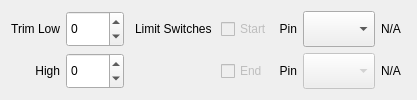
     <widget class="QWidget" name="tabRange">
      <property name="sizePolicy">
       <sizepolicy hsizetype="Minimum" vsizetype="Minimum">
        <horstretch>0</horstretch>
        <verstretch>0</verstretch>
       </sizepolicy>
      </property>
      <attribute name="title">
       <string>Range</string>
      </attribute>
      <layout class="QGridLayout" name="gridLayout_2">
       <item row="0" column="6">
        <widget class="ArduinoPinCombobox" name="comboBoxLimitSwitchStartPin">
         <property name="enabled">
          <bool>true</bool>
         </property>
         <property name="sizePolicy">
          <sizepolicy hsizetype="Minimum" vsizetype="Minimum">
           <horstretch>0</horstretch>
           <verstretch>0</verstretch>
          </sizepolicy>
         </property>
        </widget>
       </item>
       <item row="1" column="5">
        <widget class="QLabel" name="label_7">
         <property name="sizePolicy">
          <sizepolicy hsizetype="Minimum" vsizetype="Minimum">
           <horstretch>0</horstretch>
           <verstretch>0</verstretch>
          </sizepolicy>
         </property>
         <property name="text">
          <string>Pin</string>
         </property>
         <property name="alignment">
          <set>Qt::AlignRight|Qt::AlignTrailing|Qt::AlignVCenter</set>
         </property>
        </widget>
       </item>
       <item row="0" column="2">
        <spacer name="horizontalSpacer_9">
         <property name="sizePolicy">
          <sizepolicy hsizetype="Expanding" vsizetype="Minimum">
           <horstretch>0</horstretch>
           <verstretch>0</verstretch>
          </sizepolicy>
         </property>
         <property name="orientation">
          <enum>Qt::Horizontal</enum>
         </property>
         <property name="sizeType">
          <enum>QSizePolicy::Expanding</enum>
         </property>
         <property name="sizeHint" stdset="0">
          <size>
           <width>5</width>
           <height>5</height>
          </size>
         </property>
        </spacer>
       </item>
       <item row="0" column="4">
        <widget class="QCheckBox" name="checkBoxLimitSwitchStart">
         <property name="enabled">
          <bool>false</bool>
         </property>
         <property name="sizePolicy">
          <sizepolicy hsizetype="Minimum" vsizetype="Minimum">
           <horstretch>0</horstretch>
           <verstretch>0</verstretch>
          </sizepolicy>
         </property>
         <property name="text">
          <string>Start</string>
         </property>
        </widget>
       </item>
       <item row="0" column="3">
        <widget class="QLabel" name="label_17">
         <property name="sizePolicy">
          <sizepolicy hsizetype="Minimum" vsizetype="Minimum">
           <horstretch>0</horstretch>
           <verstretch>0</verstretch>
          </sizepolicy>
         </property>
         <property name="text">
          <string>Limit Switches </string>
         </property>
        </widget>
       </item>
       <item row="0" column="5">
        <widget class="QLabel" name="label_6">
         <property name="sizePolicy">
          <sizepolicy hsizetype="Minimum" vsizetype="Minimum">
           <horstretch>0</horstretch>
           <verstretch>0</verstretch>
          </sizepolicy>
         </property>
         <property name="text">
          <string>Pin</string>
         </property>
         <property name="alignment">
          <set>Qt::AlignRight|Qt::AlignTrailing|Qt::AlignVCenter</set>
         </property>
        </widget>
       </item>
       <item row="0" column="8">
        <spacer name="horizontalSpacer_2">
         <property name="sizePolicy">
          <sizepolicy hsizetype="Expanding" vsizetype="Minimum">
           <horstretch>0</horstretch>
           <verstretch>0</verstretch>
          </sizepolicy>
         </property>
         <property name="orientation">
          <enum>Qt::Horizontal</enum>
         </property>
         <property name="sizeType">
          <enum>QSizePolicy::Expanding</enum>
         </property>
         <property name="sizeHint" stdset="0">
          <size>
           <width>5</width>
           <height>5</height>
          </size>
         </property>
        </spacer>
       </item>
       <item row="0" column="1">
        <widget class="QSpinBox" name="spinBoxLowTrim">
         <property name="sizePolicy">
          <sizepolicy hsizetype="Minimum" vsizetype="Minimum">
           <horstretch>0</horstretch>
           <verstretch>0</verstretch>
          </sizepolicy>
         </property>
         <property name="accelerated">
          <bool>true</bool>
         </property>
         <property name="correctionMode">
          <enum>QAbstractSpinBox::CorrectToNearestValue</enum>
         </property>
         <property name="showGroupSeparator" stdset="0">
          <bool>false</bool>
         </property>
         <property name="suffix">
          <string/>
         </property>
         <property name="minimum">
          <number>-2500</number>
         </property>
         <property name="maximum">
          <number>2500</number>
         </property>
         <property name="singleStep">
          <number>1</number>
         </property>
        </widget>
       </item>
       <item row="1" column="6">
        <widget class="ArduinoPinCombobox" name="comboBoxLimitSwitchEndPin">
         <property name="enabled">
          <bool>false</bool>
         </property>
         <property name="sizePolicy">
          <sizepolicy hsizetype="Minimum" vsizetype="Minimum">
           <horstretch>0</horstretch>
           <verstretch>0</verstretch>
          </sizepolicy>
         </property>
        </widget>
       </item>
       <item row="1" column="1">
        <widget class="QSpinBox" name="spinBoxHighTrim">
         <property name="sizePolicy">
          <sizepolicy hsizetype="Minimum" vsizetype="Minimum">
           <horstretch>0</horstretch>
           <verstretch>0</verstretch>
          </sizepolicy>
         </property>
         <property name="accelerated">
          <bool>true</bool>
         </property>
         <property name="correctionMode">
          <enum>QAbstractSpinBox::CorrectToNearestValue</enum>
         </property>
         <property name="showGroupSeparator" stdset="0">
          <bool>false</bool>
         </property>
         <property name="suffix">
          <string/>
         </property>
         <property name="minimum">
          <number>-2500</number>
         </property>
         <property name="maximum">
          <number>2500</number>
         </property>
         <property name="singleStep">
          <number>1</number>
         </property>
        </widget>
       </item>
       <item row="1" column="0">
        <widget class="QLabel" name="label_9">
         <property name="sizePolicy">
          <sizepolicy hsizetype="Minimum" vsizetype="Minimum">
           <horstretch>0</horstretch>
           <verstretch>0</verstretch>
          </sizepolicy>
         </property>
         <property name="text">
          <string>High</string>
         </property>
         <property name="alignment">
          <set>Qt::AlignRight|Qt::AlignTrailing|Qt::AlignVCenter</set>
         </property>
        </widget>
       </item>
       <item row="0" column="0">
        <widget class="QLabel" name="label_8">
         <property name="sizePolicy">
          <sizepolicy hsizetype="Minimum" vsizetype="Minimum">
           <horstretch>0</horstretch>
           <verstretch>0</verstretch>
          </sizepolicy>
         </property>
         <property name="text">
          <string>Trim Low</string>
         </property>
         <property name="alignment">
          <set>Qt::AlignRight|Qt::AlignTrailing|Qt::AlignVCenter</set>
         </property>
        </widget>
       </item>
       <item row="1" column="4">
        <widget class="QCheckBox" name="checkBoxEnd">
         <property name="enabled">
          <bool>false</bool>
         </property>
         <property name="sizePolicy">
          <sizepolicy hsizetype="Minimum" vsizetype="Minimum">
           <horstretch>0</horstretch>
           <verstretch>0</verstretch>
          </sizepolicy>
         </property>
         <property name="text">
          <string>End</string>
         </property>
        </widget>
       </item>
       <item row="0" column="7">
        <widget class="QLabel" name="labelLimitSwitchStartValue">
         <property name="sizePolicy">
          <sizepolicy hsizetype="Minimum" vsizetype="Minimum">
           <horstretch>0</horstretch>
           <verstretch>0</verstretch>
          </sizepolicy>
         </property>
         <property name="text">
          <string>N/A</string>
         </property>
        </widget>
       </item>
       <item row="1" column="7">
        <widget class="QLabel" name="labelLimitSwitchEndValue">
         <property name="sizePolicy">
          <sizepolicy hsizetype="Minimum" vsizetype="Minimum">
           <horstretch>0</horstretch>
           <verstretch>0</verstretch>
          </sizepolicy>
         </property>
         <property name="text">
          <string>N/A</string>
         </property>
        </widget>
       </item>
      </layout>
     </widget>
